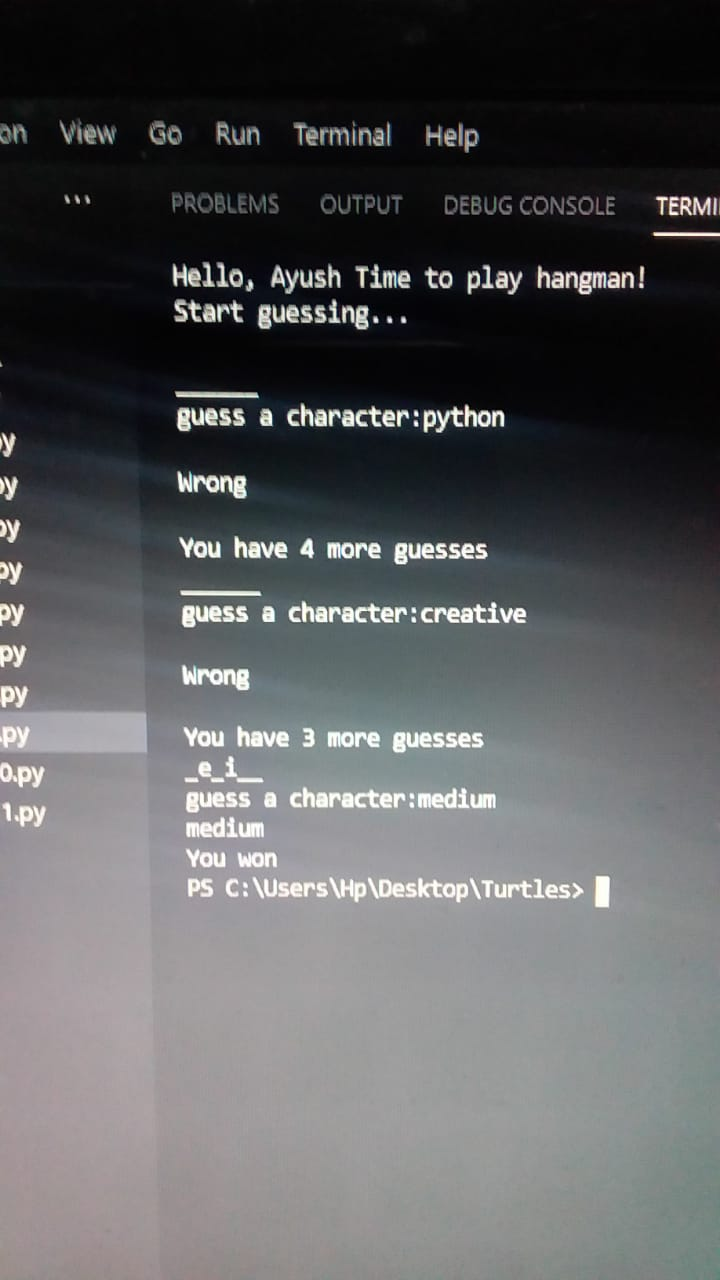
#> input picture WhatsApp Image 2021-01-19 at 17.51.43.jpeg, 720 x 1280 px, given in place of the camera
$ python live_contour_det.py
#> lines starting #> are read from the running program, lines starting #| are printed output that depends on the picture; after the words box and inside, x2 and y2 are one past the last pixel; in counts of white or black regions, pixels touching at a corner belong together
# importing libraries
import cv2
import numpy as np

# initialize camera settings
frameWidth = 640
frameHeight = 480
cap = cv2.VideoCapture(0)
cap.set(3, frameWidth)
cap.set(4, frameHeight)


def empty(a):
    pass


# name of the window
cv2.namedWindow("Parameters")

# resize the window
cv2.resizeWindow("Parameters", 640, 240)

# creating trackbars
cv2.createTrackbar("Threshold1", "Parameters", 23, 255, empty)
cv2.createTrackbar("Threshold2", "Parameters", 20, 255, empty)
cv2.createTrackbar("Area", "Parameters", 5000, 30000, empty)

# function for stacking images together


def stackImages(scale, imgArray):
    rows = len(imgArray)
    cols = len(imgArray[0])
    rowsAvailable = isinstance(imgArray[0], list)
    width = imgArray[0][0].shape[1]
    height = imgArray[0][0].shape[0]
    if rowsAvailable:
        for x in range(0, rows):
            for y in range(0, cols):
                if imgArray[x][y].shape[:2] == imgArray[0][0].shape[:2]:
                    imgArray[x][y] = cv2.resize(
                        imgArray[x][y], (0, 0), None, scale, scale)
                else:
                    imgArray[x][y] = cv2.resize(
                        imgArray[x][y], (imgArray[0][0].shape[1], imgArray[0][0].shape[0]), None, scale, scale)
                if len(imgArray[x][y].shape) == 2:
                    imgArray[x][y] = cv2.cvtColor(
                        imgArray[x][y], cv2.COLOR_GRAY2BGR)
        imageBlank = np.zeros((height, width, 3), np.uint8)
        hor = [imageBlank]*rows
        hor_con = [imageBlank]*rows
        for x in range(0, rows):
            hor[x] = np.hstack(imgArray[x])
        ver = np.vstack(hor)
    else:
        for x in range(0, rows):
            if imgArray[x].shape[:2] == imgArray[0].shape[:2]:
                imgArray[x] = cv2.resize(
                    imgArray[x], (0, 0), None, scale, scale)
            else:
                imgArray[x] = cv2.resize(
                    imgArray[x], (imgArray[0].shape[1], imgArray[0].shape[0]), None, scale, scale)
            if len(imgArray[x].shape) == 2:
                imgArray[x] = cv2.cvtColor(imgArray[x], cv2.COLOR_GRAY2BGR)
        hor = np.hstack(imgArray)
        ver = hor
    return ver


def getContours(img, imgContour):
    contours, hierarchy = cv2.findContours(
        img, cv2.RETR_EXTERNAL, cv2.CHAIN_APPROX_NONE)

    # detect the area of each contour and based on the area we can remove all the contours that we are not interested in
    # so in order to do that we will need a for loop
    for cnt in contours:
        area = cv2.contourArea(cnt)
        areaMin = cv2.getTrackbarPos("Area", "Parameters")
        if area > areaMin:
            cv2.drawContours(imgContour, cnt, -1, (255, 0, 255), 7)

            # find the corner points, so in order to do that we need to first find the length of contours
            # true basically means that the contour is closed
            peri = cv2.arcLength(cnt, True)

            # to approximate what type of shape this is, we will use the approximation of poly method
            # we will input the contour, will give it a resolution and then we will define again that this is a closed contour
            approx = cv2.approxPolyDP(cnt, 0.02 * peri, True)
            print(len(approx))

            # create a bounding box because we need to highlight the area of where the object is
            x, y, w, h = cv2.boundingRect(approx)
            cv2.rectangle(imgContour, (x, y), (x + w, y + h), (0, 255, 0), 5)

            # to display values so that we can easily see the number of points and the area detected
            cv2.putText(imgContour, "Points: " + str(len(approx)), (x +
                        w + 20, y + 20), cv2.FONT_HERSHEY_COMPLEX, .7, (0, 255, 0), 2)
            cv2.putText(imgContour, "Area: " + str(int(area)), (x + w +
                        20, y + 45), cv2.FONT_HERSHEY_COMPLEX, 0.7, (0, 255, 0), 2)


# reading each frame
while True:
    success, img = cap.read()
#> img is the input picture: shape (1280, 720, 3); mean B, G, R 92.6, 91.1, 90.2
    imgContour = img.copy()

    # converting img into blur version
    imgBlur = cv2.GaussianBlur(img, (7, 7), 1)

    # converting it into gray scale
    imgGray = cv2.cvtColor(imgBlur, cv2.COLOR_BGR2GRAY)

    # define trackbar positions
    threshold1 = cv2.getTrackbarPos("Threshold1", "Parameters")
    threshold2 = cv2.getTrackbarPos("Threshold2", "Parameters")

    # canny edge detector
    imgCanny = cv2.Canny(imgGray, threshold1, threshold2)
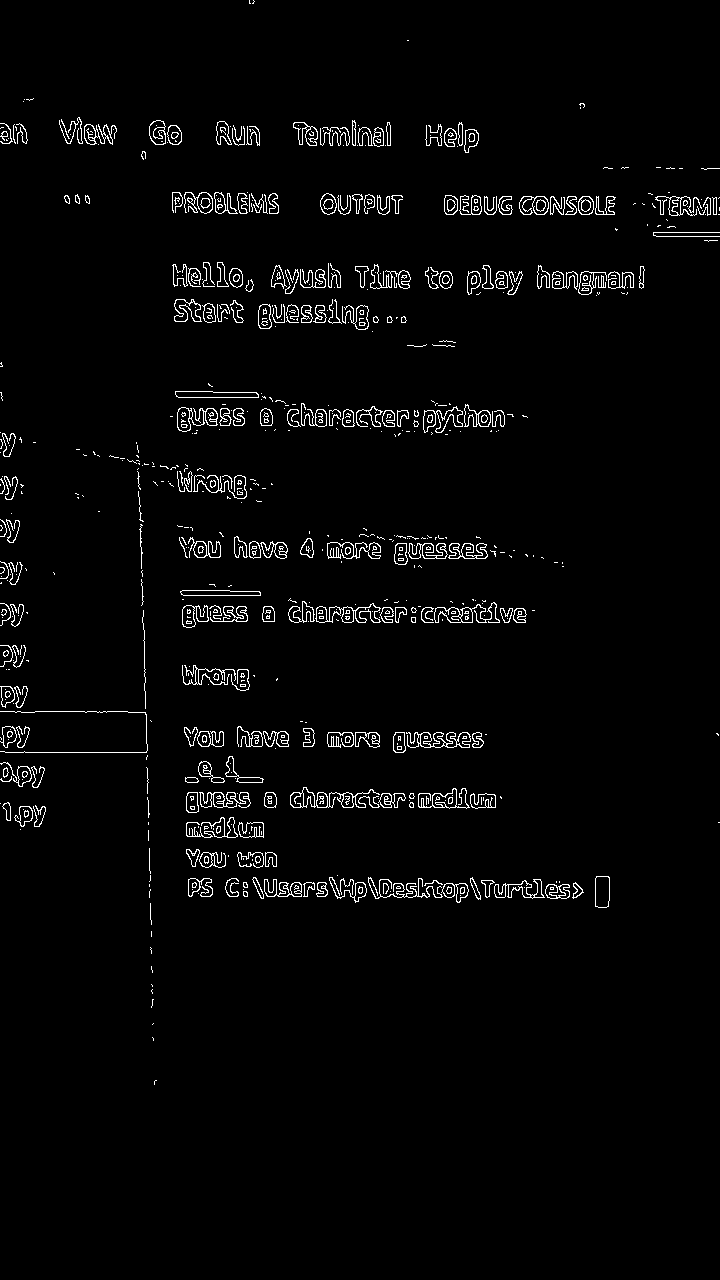
#> imgCanny: shape (1280, 720); 2.6% white in thin lines or dots, all inside (x1, y1, x2, y2) = (0, 0, 720, 1085)

    # define kernel for dilation
    kernel = np.ones((5, 5))

    # to overcome the overlaps and noise, we use dilation function
    imgDil = cv2.dilate(imgCanny, kernel, iterations=1)
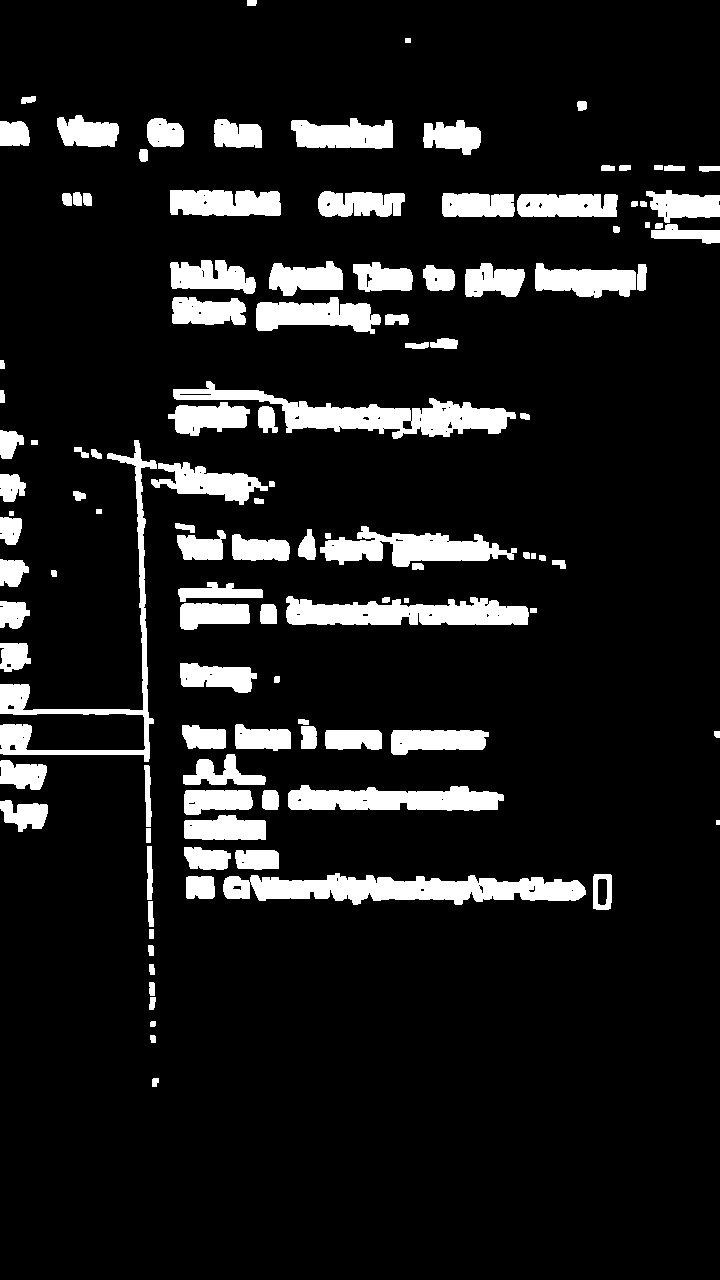
#> imgDil: shape (1280, 720); 10.9% white; 117 white regions
    getContours(imgDil, imgContour)
#> in getContours, `contours, hierarchy = cv2.findContours( img, cv2.RETR_EXTERNAL, cv2.CH..`: contours = 117 contours, 3 with area under 20; largest, box (x1, y1, x2, y2) and area: (223, 873, 586, 905) 6892, (173, 381, 516, 439) 6335, (286, 596, 529, 625) 4830, (0, 440, 157, 762) 4377, (288, 785, 504, 811) 3910
#> in getContours, `area = cv2.contourArea(cnt)`: area = 40

    # stacking images together as we want images side by side instead of different window
    imgStack = stackImages(0.8, ([img, imgCanny],
                                 [imgDil, imgContour]))
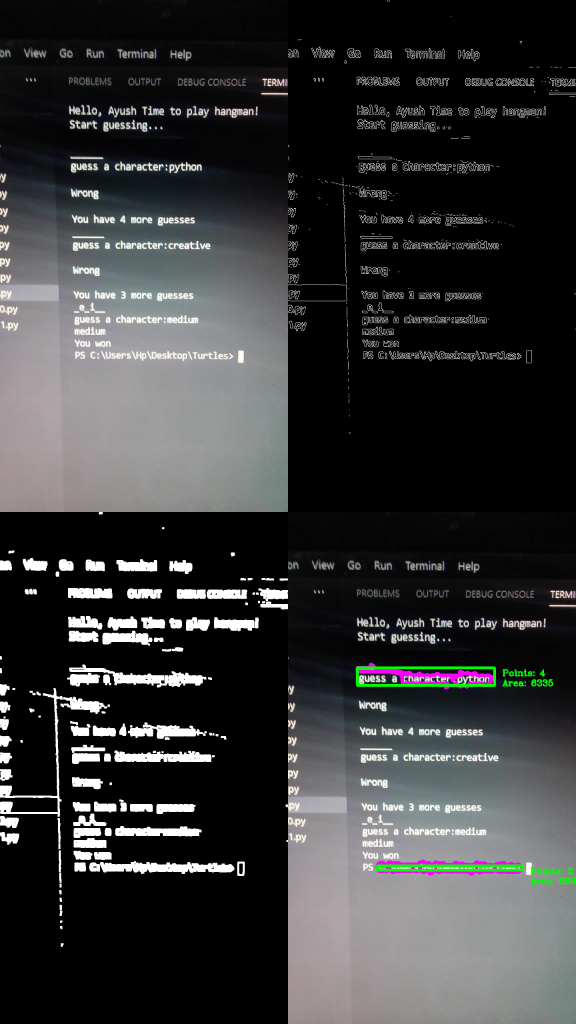
#> imgStack: shape (2048, 1152, 3) (shown at 1/2 size); mean B, G, R 54.9, 54.4, 53.7

    # displaying it
    cv2.imshow("Result", imgStack)
    if cv2.waitKey(1) & 0xFF == ord('q'):
#> (key q is pressed here)
        break

cap.release()
cv2.destroyAllWindows()
